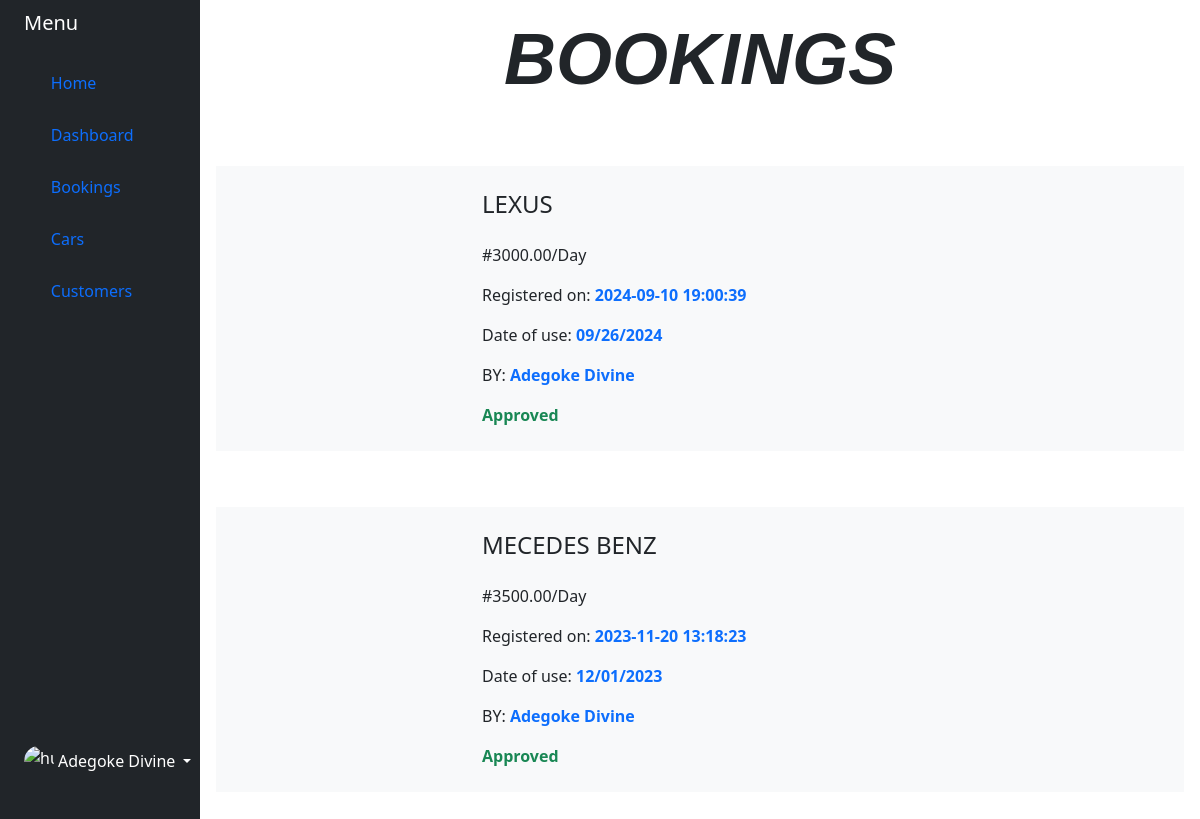
Screenshot of /admin/bookings (signed in) with the database file from the repository.
### tables this page shows
CREATE TABLE user (
    id INTEGER PRIMARY KEY AUTOINCREMENT,
    email TEXT UNIQUE NOT NULL,
    password TEXT NOT NULL,
    isAdmin TEXT NOT NULL,
    username TEXT NOT Null,
    address TEXT NOT NULL,
    img TEXT,
    mimetype TEXT,
    date_of_birth TEXT NOT NULL,
    security_question TEXT NOT NULL,
    security_answer TEXT NOT NULL
);

CREATE TABLE booking(
    id INTEGER PRIMARY KEY AUTOINCREMENT,
    user_id INTEGER NOT NULL,
    vehicle_id INTEGER NOT NULL,
    register TIMESTAMP NOT NULL DEFAULT CURRENT_TIMESTAMP,
    date_use TEXT NOT NULL,
    'status' TEXT NOT NULL,
    FOREIGN KEY (vehicle_id) REFERENCES vehicle (id)
);

CREATE TABLE vehicle (
    id INTEGER PRIMARY KEY AUTOINCREMENT,
    name TEXT NOT NULL,
    'image' TEXT NOT NULL,
    mimetype TEXT NOT NULL,
    rent_price INTEGER NOT NULL,
    description TEXT NOT NULL,
    brands TEXT NOT NULL
);

### car_booking/admin.py (the view)
@bp.route("/bookings")
@admin_required
def booking():
    db = get_db()
    book = db.execute(
        "SELECT * FROM booking as b JOIN vehicle AS v JOIN user AS u ON v.id = b.vehicle_id and u.id=b.user_id ORDER "
        "BY b.register DESC;"
    ).fetchall()
    return render_template("admin/cars.html", book=book)

### car_booking/auth.py (called while the page is built)
@bp.before_app_request
def load_logged_in_user():
    user_id = session.get('user_id')
    if user_id is None:
        g.user = None
    else:
        g.user = get_db().execute(
            'SELECT * FROM user WHERE id = ?', (user_id,)
        ).fetchone()

def admin_required(view):
    @functools.wraps(view)
    def wrapped_view(**kwargs):
        if g.user is None or g.user['isAdmin'] != "True":
            return redirect(url_for('auth.login'))
        return view(**kwargs)
    return wrapped_view

### car_booking/db.py (called while the page is built)
def get_db():
    if 'db' not in g:
        g.db = sqlite3.connect(
            current_app.config['DATABASE'],
            detect_types=sqlite3.PARSE_DECLTYPES
        )
        g.db.row_factory = sqlite3.Row
    return g.db

### car_booking/templates/admin/cars.html (shortened to what this page needs)
{% extends 'admin/admin.html' %}
{% block content %}
<h1 class="display-2 fw-bold text-uppercase text-center mb-5" >Bookings</h1>
<div class="d-flex flex-wrap">
    {% for car in book %}
    <div class="m-3 w-100">
        <div class="p-4 bg-light row mb-4 position-relative">
            <div class="col-lg-3 col-md-5">
            </div>
            <div class="col-lg-9 col-md-7 text-start">
                <h4 class="text-uppercase mb-4">{{ car['name'] }}</h4>
                <p>#{{ car['rent_price'] }}.00/Day</p>
                <p>Registered on: <span class="text-primary fw-bold">{{ car['register'] }}</span></p>
                <p>Date of use: <span class="text-primary fw-bold">{{ car['date_use'] }}</span></p>
                <p>BY: <spqn class="text-primary fw-bold">{{ car['username'] }}</spqn></p>
                {% if car['status'] == "Waiting" %}
                <button type="button" class="bg-success border-success-subtle"><a href="{{ url_for('admin.confirm', id=car['id']) }}" class="text-black text-decoration-none">Confirm</a></button>
                <button type="button" class="bg-danger border-danger-subtle"><a href="{{ url_for('admin.reject', id=car['id']) }}" class="text-black text-decoration-none">Reject</a></button>
                {% elif car['status'] == "Confirmed" %}
                <span class="text-success fw-bold">Approved</span>
                {% else %}
                <span class="text-danger fw-bold">Rejected</span>
                {% endif %}
            </div>
        </div>
    </div>
    {% endfor %}
</div>
{% endblock %}

### car_booking/templates/admin/admin.html (shortened to what this page needs)
<!DOCTYPE html>
<html lang="en">
<head>
    <link rel="stylesheet" href="{{ url_for('static', filename='css/style.css') }}">
    <link rel="stylesheet" href="{{ url_for('static', filename='css/all.min.css') }}">
    <link rel="stylesheet" href="{{ url_for('static', filename='css/bootstrap.css') }}">
    <link rel="stylesheet" href="{{ url_for('static', filename='font/bootstrap-icons.css') }}">
</head>
<body>
<div class="container-fluid">
    <div class="row flex-nowrap">
        <div class="col-auto col-md-3 col-xl-2 px-sm-2 px-0 bg-dark">
            <div class="sticky-top d-flex flex-column align-items-center align-items-sm-start px-3 pt-2 text-white min-vh-100">
                <a href="/" class="d-flex align-items-center pb-3 mb-md-0 me-md-auto text-white text-decoration-none">
                    <span class="fs-5 d-none d-sm-inline">Menu</span>
                </a>
                <ul class="nav nav-pills flex-column mb-sm-auto mb-0 align-items-center align-items-sm-start" id="menu">
                    <li class="nav-item">
                        <a href="{{ url_for('admin.home') }}" class="nav-link align-middle px-0">
                            <i class="fs-4 bi-house"></i> <span class="ms-1 d-none d-sm-inline">Home</span>
                        </a>
                    </li>
                    <li>
                        <a href="#submenu" data-bs-toggle="collapse" class="nav-link px-0 align-middle">
                            <i class="fs-4 bi-speedometer2"></i> <span class="ms-1 d-none d-sm-inline">Dashboard</span>
                        </a>
                    </li>
                    <li>
                        <a href="{{ url_for('admin.booking') }}" class="nav-link px-0 align-middle">
                            <i class="fs-4 bi-table"></i> <span class="ms-1 d-none d-sm-inline">Bookings</span></a>
                    </li>
                    <li>
                        <a href="#submenu3" data-bs-toggle="collapse" class="nav-link px-0 align-middle">
                            <i class="fs-4 bi-car-front"></i> <span class="ms-1 d-none d-sm-inline">Cars</span> </a>
                    </li>
                    <li>
                        <a href="{{ url_for('admin.users') }}" class="nav-link px-0 align-middle">
                            <i class="fs-4 bi-people"></i> <span class="ms-1 d-none d-sm-inline">Customers</span> </a>
                    </li>
                </ul>
                <div class="dropdown pb-4">
                    <a href="#" class="d-flex align-items-center text-white text-decoration-none dropdown-toggle" id="dropdownUser1" data-bs-toggle="dropdown" aria-expanded="false">
                        {% if g.user['img'] %}
            <img src="/img/user/{{ g.user['id'] }}"  alt="hugenerd" width="30" height="30" class="rounded-circle">
            {% else %}
            <img src="{{ url_for('static', filename='user.svg') }}"alt="hugenerd" width="30" height="30" class="rounded-circle">
            {% endif %}
                        <span class="d-none d-sm-inline mx-1">{{ g.user['username'] }}</span>
                    </a>
                </div>
            </div>
        </div>
        <div class="col py-3">
            <div>{% block content %}
                {% endblock %}
            </div>
        </div>
    </div>
</div>
</body>
</html>

### car_booking/static/css/style.css (style rules this page uses)
body { background-color: aliceblue; font-size: small; }
h1 { margin-top: 0; margin-bottom: 30px; font-size: 130px; font-family: Arial, Helvetica, sans-serif; font-style: oblique; }

### rows the page displays
user: user.username "Adegoke Divine"
booking: name "LEXUS", rent_price "3000", register "2024-09-10 19:00:39", date_use "09/26/2024", username "Adegoke Divine", status "Approved"
booking: name "MECEDES BENZ", rent_price "3500", register "2023-11-20 13:18:23", date_use "12/01/2023", username "Adegoke Divine", status "Approved"
